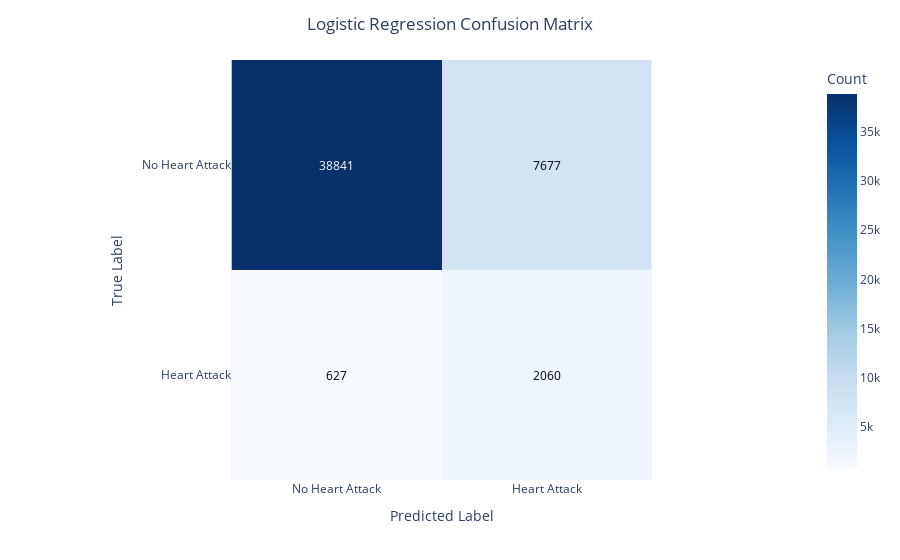

This figure's notebook cell:
### Markdown cell above
### 4.1 Logistic Regression

Let's start with a simple Logistic Regression model.

### Code cell
# Create and preprocess the data
X_train_processed = preprocessor_engineered.fit_transform(X_train_engineered)
X_test_processed = preprocessor_engineered.transform(X_test_engineered)

# Create and evaluate Logistic Regression model
lr_model = LogisticRegression(max_iter=1000, class_weight='balanced', random_state=42)
lr_results = evaluate_model(lr_model, X_train_processed, X_test_processed, y_train, y_test, "Logistic Regression")

### Figure 1 — Plotly figure (JSON) as saved in the notebook; plotly's stock layout.template omitted (floating-point values rounded to 4 significant figures)
{"data": [{"coloraxis": "coloraxis", "hovertemplate": "Predicted Label: %{x}<br>True Label: %{y}<br>Count: %{z}<extra></extra>", "name": "0", "type": "heatmap", "x": ["No Heart Attack", "Heart Attack"], "xaxis": "x", "y": ["No Heart Attack", "Heart Attack"], "yaxis": "y", "z": [[38841, 7677], [627, 2060]]}], "layout": {"annotations": [{"font": {"color": "white"}, "showarrow": false, "text": "38841", "x": "No Heart Attack", "y": "No Heart Attack"}, {"font": {"color": "black"}, "showarrow": false, "text": "7677", "x": "Heart Attack", "y": "No Heart Attack"}, {"font": {"color": "black"}, "showarrow": false, "text": "627", "x": "No Heart Attack", "y": "Heart Attack"}, {"font": {"color": "black"}, "showarrow": false, "text": "2060", "x": "Heart Attack", "y": "Heart Attack"}], "coloraxis": {"colorbar": {"title": {"text": "Count"}}, "colorscale": [[0, "rgb(247,251,255)"], [0.125, "rgb(222,235,247)"], [0.25, "rgb(198,219,239)"], [0.375, "rgb(158,202,225)"], [0.5, "rgb(107,174,214)"], [0.625, "rgb(66,146,198)"], [0.75, "rgb(33,113,181)"], [0.875, "rgb(8,81,156)"], [1, "rgb(8,48,107)"]]}, "margin": {"t": 60}, "title": {"text": "Logistic Regression Confusion Matrix", "x": 0.5}, "xaxis": {"anchor": "y", "constrain": "domain", "domain": [0, 1], "scaleanchor": "y", "title": {"text": "Predicted Label"}}, "yaxis": {"anchor": "x", "autorange": "reversed", "constrain": "domain", "domain": [0, 1], "title": {"text": "True Label"}}}}
